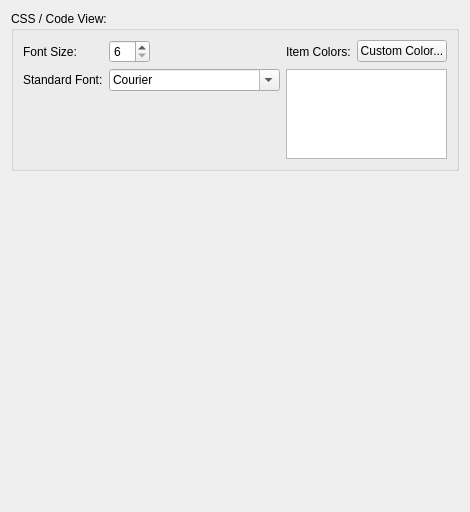
<?xml version="1.0" encoding="UTF-8"?>
<ui version="4.0">
 <class>DarkAppearanceWidget</class>
 <widget class="QWidget" name="AppearanceWidget">
  <property name="geometry">
   <rect>
    <x>0</x>
    <y>0</y>
    <width>425</width>
    <height>512</height>
   </rect>
  </property>
  <property name="windowTitle">
   <string>Dark Appearance</string>
  </property>
  <layout class="QVBoxLayout" name="verticalLayout">
       <item>
        <widget class="QGroupBox" name="groupBoxCodeView">
         <property name="title">
          <string>CSS / Code View:</string>
         </property>
         <layout class="QVBoxLayout" name="verticalLayoutCV">
          <item>
           <layout class="QHBoxLayout" name="horizontalLayoutCV" stretch="0">
            <item>
             <layout class="QGridLayout" name="gridLayoutCV">
              <item row="0" column="3">
               <widget class="QLabel" name="labelColors">
                <property name="text">
                 <string>Item Colors:</string>
                </property>
               </widget>
              </item>
              <item row="0" column="0">
               <widget class="QLabel" name="labelCodeViewFontSize">
                <property name="minimumSize">
                 <size>
                  <width>80</width>
                  <height>0</height>
                 </size>
                </property>
                <property name="toolTip">
                 <string>Font size to be used for text in Code View.</string>
                </property>
                <property name="text">
                 <string>Font Size:</string>
                </property>
               </widget>
              </item>
              <item row="0" column="2">
               <spacer name="horizontalSpacerCSS">
                <property name="orientation">
                 <enum>Qt::Horizontal</enum>
                </property>
                <property name="sizeHint" stdset="0">
                 <size>
                  <width>0</width>
                  <height>20</height>
                 </size>
                </property>
               </spacer>
              </item>
              <item row="0" column="1">
               <widget class="QSpinBox" name="codeViewFontSizeSpin">
                <property name="minimum">
                 <number>6</number>
                </property>
               </widget>
              </item>
              <item row="1" column="0">
               <widget class="QLabel" name="labelCodeViewFont">
                <property name="toolTip">
                 <string>Font family to be used for text in Code View.</string>
                </property>
                <property name="text">
                 <string>Standard Font:</string>
                </property>
               </widget>
              </item>
              <item row="1" column="1" colspan="2">
               <widget class="QFontComboBox" name="cbCodeViewFont">
                <property name="fontFilters">
                 <set>QFontComboBox::MonospacedFonts</set>
                </property>
               </widget>
              </item>
              <item row="1" column="3" rowspan="2" colspan="2">
               <widget class="QListWidget" name="codeViewColorsList">
                <property name="maximumSize">
                 <size>
                  <width>220</width>
                  <height>90</height>
                 </size>
                </property>
               </widget>
              </item>
              <item row="0" column="4">
               <widget class="QPushButton" name="customColorButton">
                <property name="sizePolicy">
                 <sizepolicy hsizetype="Preferred" vsizetype="Fixed">
                  <horstretch>0</horstretch>
                  <verstretch>0</verstretch>
                 </sizepolicy>
                </property>
                <property name="minimumSize">
                 <size>
                  <width>90</width>
                  <height>0</height>
                 </size>
                </property>
                <property name="toolTip">
                 <string>Select an alternative color for this display item</string>
                </property>
                <property name="text">
                 <string>Custom Color...</string>
                </property>
               </widget>
              </item>
             </layout>
            </item>
           </layout>
          </item>
         </layout>
        </widget>
       </item>

       <item>
        <spacer name="verticalSpacer">
         <property name="orientation">
          <enum>Qt::Vertical</enum>
         </property>
         <property name="sizeHint" stdset="0">
          <size>
           <width>20</width>
           <height>0</height>
          </size>
         </property>
        </spacer>
       </item>
       
   </layout>
  </widget>   
 <resources/>
 <connections/>
</ui>
